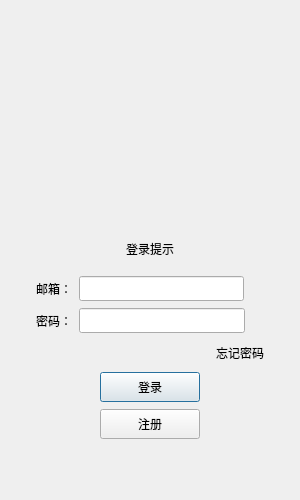
<?xml version="1.0" encoding="UTF-8"?>
<ui version="4.0">
 <class>LoginDialog</class>
 <widget class="QDialog" name="LoginDialog">
  <property name="geometry">
   <rect>
    <x>0</x>
    <y>0</y>
    <width>300</width>
    <height>500</height>
   </rect>
  </property>
  <property name="minimumSize">
   <size>
    <width>300</width>
    <height>500</height>
   </size>
  </property>
  <property name="maximumSize">
   <size>
    <width>300</width>
    <height>500</height>
   </size>
  </property>
  <property name="windowTitle">
   <string>Dialog</string>
  </property>
  <layout class="QHBoxLayout" name="horizontalLayout">
   <item>
    <layout class="QVBoxLayout" name="verticalLayout">
     <property name="spacing">
      <number>7</number>
     </property>
     <property name="leftMargin">
      <number>5</number>
     </property>
     <property name="topMargin">
      <number>10</number>
     </property>
     <property name="rightMargin">
      <number>5</number>
     </property>
     <property name="bottomMargin">
      <number>50</number>
     </property>
     <item>
      <widget class="QLabel" name="label">
       <property name="minimumSize">
        <size>
         <width>250</width>
         <height>200</height>
        </size>
       </property>
       <property name="maximumSize">
        <size>
         <width>250</width>
         <height>200</height>
        </size>
       </property>
       <property name="text">
        <string/>
       </property>
       <property name="pixmap">
        <pixmap resource="rc.qrc">:/resource/background/Home.svg</pixmap>
       </property>
       <property name="scaledContents">
        <bool>true</bool>
       </property>
       <property name="alignment">
        <set>Qt::AlignmentFlag::AlignCenter</set>
       </property>
      </widget>
     </item>
     <item>
      <widget class="QLabel" name="err_tip">
       <property name="text">
        <string>登录提示</string>
       </property>
       <property name="alignment">
        <set>Qt::AlignmentFlag::AlignCenter</set>
       </property>
      </widget>
     </item>
     <item>
      <layout class="QHBoxLayout" name="horizontalLayout_2">
       <item>
        <spacer name="horizontalSpacer_8">
         <property name="orientation">
          <enum>Qt::Orientation::Horizontal</enum>
         </property>
         <property name="sizeType">
          <enum>QSizePolicy::Policy::Fixed</enum>
         </property>
         <property name="sizeHint" stdset="0">
          <size>
           <width>20</width>
           <height>20</height>
          </size>
         </property>
        </spacer>
       </item>
       <item>
        <widget class="QLabel" name="email_label">
         <property name="minimumSize">
          <size>
           <width>0</width>
           <height>25</height>
          </size>
         </property>
         <property name="maximumSize">
          <size>
           <width>16777215</width>
           <height>25</height>
          </size>
         </property>
         <property name="text">
          <string>邮箱：</string>
         </property>
        </widget>
       </item>
       <item>
        <widget class="QLineEdit" name="email_edit">
         <property name="minimumSize">
          <size>
           <width>0</width>
           <height>25</height>
          </size>
         </property>
         <property name="maximumSize">
          <size>
           <width>16777215</width>
           <height>25</height>
          </size>
         </property>
        </widget>
       </item>
       <item>
        <spacer name="horizontalSpacer_6">
         <property name="orientation">
          <enum>Qt::Orientation::Horizontal</enum>
         </property>
         <property name="sizeType">
          <enum>QSizePolicy::Policy::Preferred</enum>
         </property>
         <property name="sizeHint" stdset="0">
          <size>
           <width>40</width>
           <height>20</height>
          </size>
         </property>
        </spacer>
       </item>
      </layout>
     </item>
     <item>
      <layout class="QHBoxLayout" name="horizontalLayout_3">
       <item>
        <spacer name="horizontalSpacer_9">
         <property name="orientation">
          <enum>Qt::Orientation::Horizontal</enum>
         </property>
         <property name="sizeType">
          <enum>QSizePolicy::Policy::Fixed</enum>
         </property>
         <property name="sizeHint" stdset="0">
          <size>
           <width>20</width>
           <height>20</height>
          </size>
         </property>
        </spacer>
       </item>
       <item>
        <widget class="QLabel" name="passwd_label">
         <property name="minimumSize">
          <size>
           <width>0</width>
           <height>25</height>
          </size>
         </property>
         <property name="maximumSize">
          <size>
           <width>16777215</width>
           <height>25</height>
          </size>
         </property>
         <property name="text">
          <string>密码：</string>
         </property>
        </widget>
       </item>
       <item>
        <widget class="QLineEdit" name="passwd_edit">
         <property name="minimumSize">
          <size>
           <width>0</width>
           <height>25</height>
          </size>
         </property>
         <property name="maximumSize">
          <size>
           <width>16777215</width>
           <height>25</height>
          </size>
         </property>
        </widget>
       </item>
       <item>
        <widget class="ClickedLabel" name="passwd_visible">
         <property name="minimumSize">
          <size>
           <width>20</width>
           <height>20</height>
          </size>
         </property>
         <property name="maximumSize">
          <size>
           <width>20</width>
           <height>20</height>
          </size>
         </property>
         <property name="text">
          <string/>
         </property>
        </widget>
       </item>
       <item>
        <spacer name="horizontalSpacer_7">
         <property name="orientation">
          <enum>Qt::Orientation::Horizontal</enum>
         </property>
         <property name="sizeType">
          <enum>QSizePolicy::Policy::Preferred</enum>
         </property>
         <property name="sizeHint" stdset="0">
          <size>
           <width>12</width>
           <height>20</height>
          </size>
         </property>
        </spacer>
       </item>
      </layout>
     </item>
     <item>
      <layout class="QHBoxLayout" name="horizontalLayout_4">
       <item>
        <spacer name="horizontalSpacer">
         <property name="orientation">
          <enum>Qt::Orientation::Horizontal</enum>
         </property>
         <property name="sizeHint" stdset="0">
          <size>
           <width>40</width>
           <height>20</height>
          </size>
         </property>
        </spacer>
       </item>
       <item>
        <widget class="ClickedLabel" name="forget_label">
         <property name="minimumSize">
          <size>
           <width>0</width>
           <height>25</height>
          </size>
         </property>
         <property name="maximumSize">
          <size>
           <width>16777215</width>
           <height>25</height>
          </size>
         </property>
         <property name="text">
          <string>忘记密码</string>
         </property>
        </widget>
       </item>
       <item>
        <spacer name="horizontalSpacer_10">
         <property name="orientation">
          <enum>Qt::Orientation::Horizontal</enum>
         </property>
         <property name="sizeType">
          <enum>QSizePolicy::Policy::Fixed</enum>
         </property>
         <property name="sizeHint" stdset="0">
          <size>
           <width>20</width>
           <height>20</height>
          </size>
         </property>
        </spacer>
       </item>
      </layout>
     </item>
     <item>
      <layout class="QHBoxLayout" name="horizontalLayout_5">
       <item>
        <spacer name="horizontalSpacer_2">
         <property name="orientation">
          <enum>Qt::Orientation::Horizontal</enum>
         </property>
         <property name="sizeHint" stdset="0">
          <size>
           <width>40</width>
           <height>20</height>
          </size>
         </property>
        </spacer>
       </item>
       <item>
        <widget class="QPushButton" name="login_btn">
         <property name="minimumSize">
          <size>
           <width>100</width>
           <height>30</height>
          </size>
         </property>
         <property name="maximumSize">
          <size>
           <width>100</width>
           <height>30</height>
          </size>
         </property>
         <property name="text">
          <string>登录</string>
         </property>
        </widget>
       </item>
       <item>
        <spacer name="horizontalSpacer_3">
         <property name="orientation">
          <enum>Qt::Orientation::Horizontal</enum>
         </property>
         <property name="sizeHint" stdset="0">
          <size>
           <width>40</width>
           <height>20</height>
          </size>
         </property>
        </spacer>
       </item>
      </layout>
     </item>
     <item>
      <layout class="QHBoxLayout" name="horizontalLayout_6">
       <item>
        <spacer name="horizontalSpacer_4">
         <property name="orientation">
          <enum>Qt::Orientation::Horizontal</enum>
         </property>
         <property name="sizeHint" stdset="0">
          <size>
           <width>40</width>
           <height>20</height>
          </size>
         </property>
        </spacer>
       </item>
       <item>
        <widget class="QPushButton" name="reg_btn">
         <property name="minimumSize">
          <size>
           <width>100</width>
           <height>30</height>
          </size>
         </property>
         <property name="maximumSize">
          <size>
           <width>100</width>
           <height>30</height>
          </size>
         </property>
         <property name="text">
          <string>注册</string>
         </property>
        </widget>
       </item>
       <item>
        <spacer name="horizontalSpacer_5">
         <property name="orientation">
          <enum>Qt::Orientation::Horizontal</enum>
         </property>
         <property name="sizeHint" stdset="0">
          <size>
           <width>40</width>
           <height>20</height>
          </size>
         </property>
        </spacer>
       </item>
      </layout>
     </item>
    </layout>
   </item>
  </layout>
 </widget>
 <customwidgets>
  <customwidget>
   <class>ClickedLabel</class>
   <extends>QLabel</extends>
   <header>clickedlabel.h</header>
  </customwidget>
 </customwidgets>
 <resources>
  <include location="rc.qrc"/>
 </resources>
 <connections/>
</ui>
